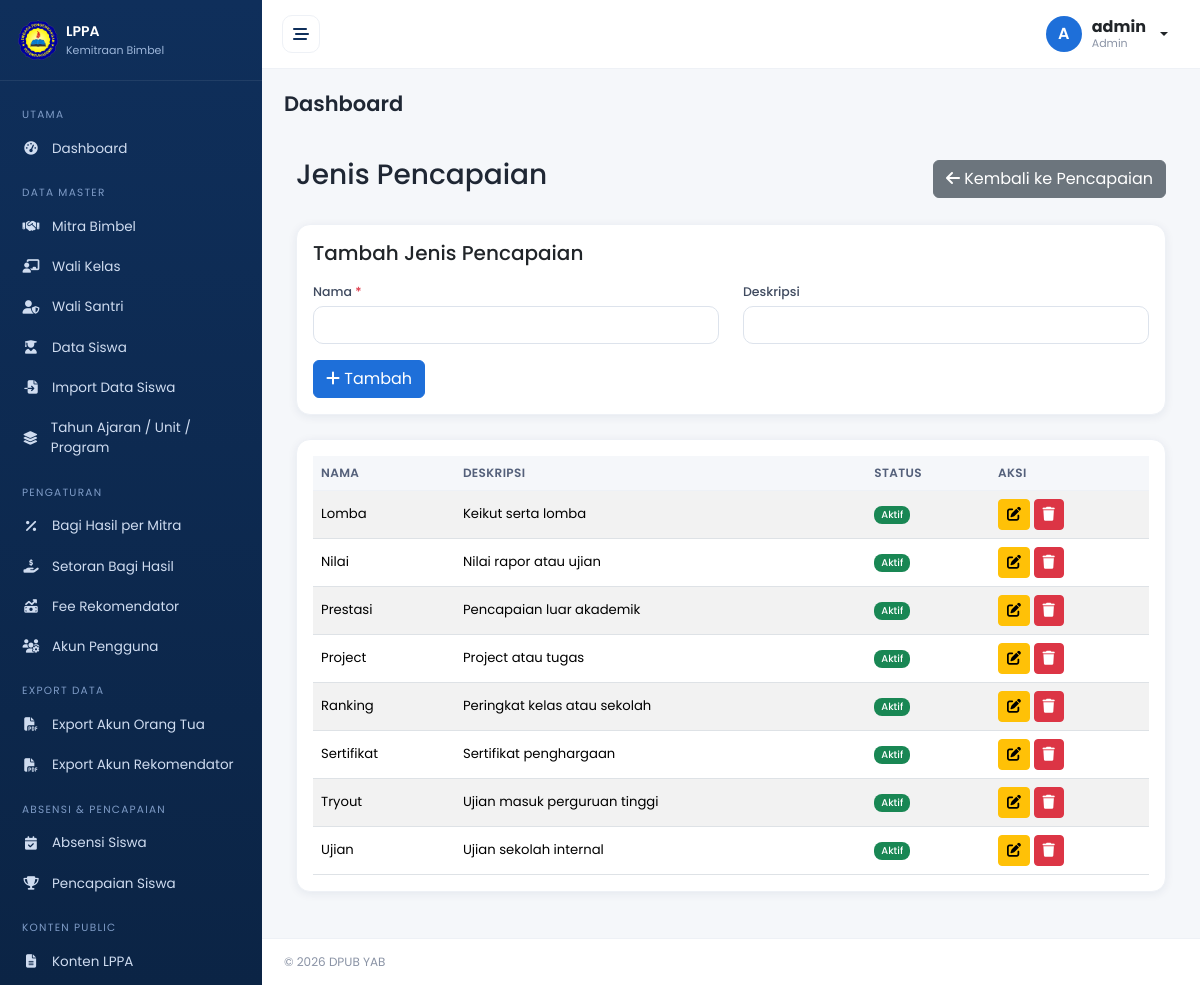
Screenshot of /admin/jenis_pencapaian.php (signed in) with the database file from the repository.
### tables this page shows
CREATE TABLE `jenis_pencapaian` (
  `id` int(11) NOT NULL,
  `nama` varchar(100) NOT NULL,
  `deskripsi` text DEFAULT NULL,
  `is_aktif` tinyint(1) NOT NULL DEFAULT 1,
  `created_at` timestamp NOT NULL DEFAULT current_timestamp(),
  `updated_at` timestamp NOT NULL DEFAULT current_timestamp() ON UPDATE current_timestamp()
);

### config/app.php (called while the page is built, shortened)
<?php
function base_url(string $path = ''): string {
    $script = str_replace('\\', '/', dirname($_SERVER['SCRIPT_NAME'] ?? '/'));
    $parts = explode('/', trim($script, '/'));
    $last  = end($parts);
    if (in_array($last, ['admin', 'mitra', 'wali', 'orang_tua', 'auth', 'reports'], true)) {
        array_pop($parts);
    }
    $base = '/' . implode('/', array_filter($parts));
    $base = rtrim($base, '/');
    if ($path !== '') {
        $qpos = strpos($path, '?');
        $pathOnly = $qpos !== false ? substr($path, 0, $qpos) : $path;
        $queryStr = $qpos !== false ? substr($path, $qpos) : '';
        if (substr($pathOnly, -4) === '.php') {
            $pathOnly = substr($pathOnly, 0, -4);
        }
        $path = $pathOnly . $queryStr;
    }
    return $base . '/' . ltrim($path, '/');
}
require_once __DIR__ . '/database.php';
require_once __DIR__ . '/../includes/functions.php';

### config/database.php (called while the page is built, shortened)
<?php
function db(): PDO {
    static $pdo = null;
    if ($pdo === null) {
        $dsn = 'mysql:host=' . DB_HOST . ';dbname=' . DB_NAME . ';charset=' . DB_CHARSET;
        try {
            $pdo = new PDO($dsn, DB_USER, DB_PASS, [
                PDO::ATTR_ERRMODE            => PDO::ERRMODE_EXCEPTION,
                PDO::ATTR_DEFAULT_FETCH_MODE => PDO::FETCH_ASSOC,
                PDO::ATTR_EMULATE_PREPARES   => false,
            ]);
        } catch (PDOException $e) {
            die('Koneksi database gagal: ' . htmlspecialchars($e->getMessage()));
        }
    }
    return $pdo;
}

### includes/functions.php (called while the page is built, shortened)
<?php
function e($v): string { return htmlspecialchars((string)$v, ENT_QUOTES, 'UTF-8'); }

### admin/jenis_pencapaian.php (the view, shortened to what this page needs)
<?php
$jenisPencapaian = db()->query("SELECT * FROM jenis_pencapaian ORDER BY nama")->fetchAll();
require_once __DIR__ . '/../includes/header.php';
?>
<div class="container-fluid py-4">
    <div class="d-flex justify-content-between align-items-center mb-4">
        <h3>Jenis Pencapaian</h3>
        <a href="<?= base_url('admin/pencapaian.php') ?>" class="btn btn-secondary">
            <i class="fa-solid fa-arrow-left"></i> Kembali ke Pencapaian
        </a>
    </div>
    <div class="card mb-4">
        <div class="card-body">
            <h5 class="card-title mb-3">Tambah Jenis Pencapaian</h5>
            <form method="POST">
                <div class="row">
                    <div class="col-md-6">
                        <div class="mb-3">
                            <label class="form-label">Nama <span class="text-danger">*</span></label>
                            <input type="text" name="nama" class="form-control" required>
                        </div>
                    </div>
                    <div class="col-md-6">
                        <div class="mb-3">
                            <label class="form-label">Deskripsi</label>
                            <input type="text" name="deskripsi" class="form-control">
                        </div>
                    </div>
                </div>
                <button type="submit" class="btn btn-primary">
                    <i class="fa-solid fa-plus"></i> Tambah
                </button>
            </form>
        </div>
    </div>
    <div class="card">
        <div class="card-body">
            <div class="table-responsive">
                <table class="table table-striped">
                    <thead>
                        <tr>
                            <th>Nama</th>
                            <th>Deskripsi</th>
                            <th>Status</th>
                            <th>Aksi</th>
                        </tr>
                    </thead>
                    <tbody>
                        <?php foreach ($jenisPencapaian as $jp): ?>
                            <tr>
                                <td><?= e($jp['nama']) ?></td>
                                <td><?= e($jp['deskripsi'] ?? '-') ?></td>
                                <td>
                                    <?php if ($jp['is_aktif']): ?>
                                        <span class="badge bg-success">Aktif</span>
                                    <?php else: ?>
                                        <span class="badge bg-secondary">Nonaktif</span>
                                    <?php endif; ?>
                                </td>
                                <td>
                                    <button class="btn btn-sm btn-warning" onclick="editJenis(<?= htmlspecialchars(json_encode($jp)) ?>)">
                                        <i class="fa-solid fa-edit"></i>
                                    </button>
                                    <a href="<?= base_url('admin/jenis_pencapaian.php?aksi=hapus&id=' . $jp['id']) ?>" class="btn btn-sm btn-danger" onclick="return confirm('Hapus jenis pencapaian ini?')">
                                        <i class="fa-solid fa-trash"></i>
                                    </a>
                                </td>
                            </tr>
                        <?php endforeach; ?>
                    </tbody>
                </table>
            </div>
        </div>
    </div>
</div>
<?php require_once __DIR__ . '/../includes/footer.php'; ?>

### assets/css/style.css (style rules this page uses)
:root { --navy:#0f2f5b; --navy-700:#14406f; --blue:#1e6fd9; --blue-100:#e8f1fd; --gray-50:#f5f7fa; --gray-100:#eef1f6; --gray-400:#8a93a5; --text:#1f2734; --green:#16a34a; --amber:#d97706; --red:#dc2626; --radius:14px; --shadow:0 2px 10px rgba(15,47,91,.07); --sidebar-w:262px; }
* { box-sizing:border-box }
html,body { overflow-x:hidden }
body { margin:0;font-family:'Poppins',system-ui,sans-serif;background:var(--gray-50);color:var(--text);font-size:14px }
a { text-decoration:none }
.card { border:1px solid var(--gray-100);border-radius:var(--radius);box-shadow:var(--shadow) }
.table { font-size:13.2px;margin:0 }
.table>thead th { background:var(--gray-50);color:#54607a;font-weight:600;font-size:12px;text-transform:uppercase;letter-spacing:.03em;white-space:nowrap;border-bottom:1px solid var(--gray-100) }
.table>tbody td { vertical-align:middle }
.badge { font-weight:500;padding:.4em .7em;border-radius:8px }
.btn-primary { background:var(--blue);border-color:var(--blue) }
.form-label { font-size:12.5px;font-weight:500;color:#3f4a5f;margin-bottom:4px }
.form-control,.form-select { border-radius:10px;border-color:#dde3ec;font-size:13.5px;padding:.5rem .75rem }

### rows the page displays
jenis_pencapaian: nama "Lomba", deskripsi "Keikut serta lomba", is_aktif "Aktif"
jenis_pencapaian: nama "Nilai", deskripsi "Nilai rapor atau ujian", is_aktif "Aktif"
jenis_pencapaian: nama "Prestasi", deskripsi "Pencapaian luar akademik", is_aktif "Aktif"
jenis_pencapaian: nama "Project", deskripsi "Project atau tugas", is_aktif "Aktif"
jenis_pencapaian: nama "Ranking", deskripsi "Peringkat kelas atau sekolah", is_aktif "Aktif"
jenis_pencapaian: nama "Sertifikat", deskripsi "Sertifikat penghargaan", is_aktif "Aktif"
jenis_pencapaian: nama "Tryout", deskripsi "Ujian masuk perguruan tinggi", is_aktif "Aktif"
jenis_pencapaian: nama "Ujian", deskripsi "Ujian sekolah internal", is_aktif "Aktif"

### other values shown
substr(user()['nama'] ?? 'U', 0, 1) "A"
user()['nama'] "admin"
str_replace('_', ' ', ucfirst(role())) "Admin"
$PAGE_TITLE "Dashboard"
COPYRIGHT_HOLDER "DPUB YAB"
